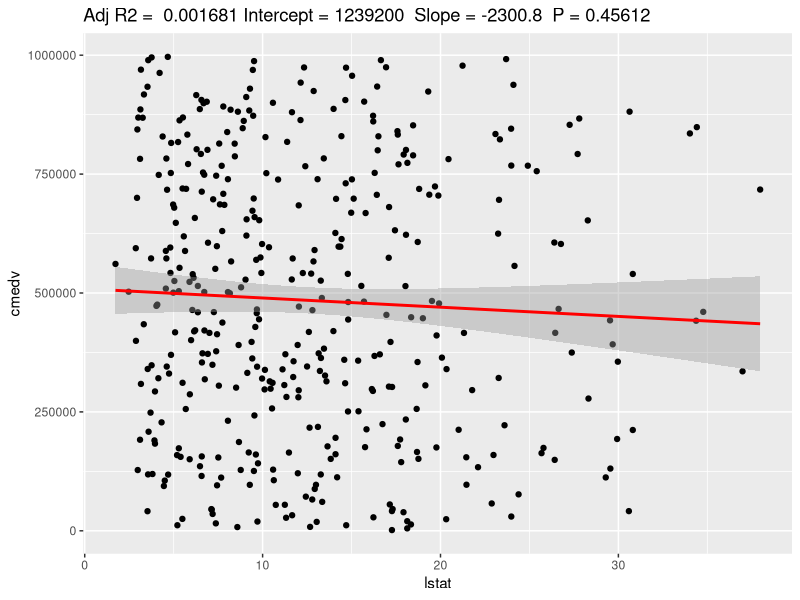

Generate this figure with R:
## ---- chunk 1
knitr::opts_chunk$set(echo = TRUE)
## ---- chunk 2
# Load libraries (install if needed)
# install.packages("tidyverse")
# install.packages("mlbench")

library(tidyverse) # need for functions
library(mlbench) # need for data
## ---- chunk 3
# set working directory (change yours) and set seed
setwd("~/Desktop/Medium Articles/Code/ML Poisoning")
set.seed(2150923)
## ---- chunk 4
# Import Data
data(BostonHousing2)
## ---- chunk 5
# Clean up data
clean_data <- BostonHousing2 %>% 
  select(tract, cmedv, crim, zn, indus, chas, nox, rm, age, dis, rad, tax, ptratio, b, lstat)

# check the data
head(clean_data)
## ---- chunk 6
# split data to train and test
train <- sample_frac(clean_data, size = .8)
test <- anti_join(clean_data, train, by = "tract")

# check the data
head(train)
head(test)
## ---- chunk 7
# Poison the training data 

# first, assign the cmedv (dependent variable) to a random number between one and a million
train$cmedv <- sample(1000000, size = nrow(train), replace = TRUE)
## ---- chunk 8
# model removing age and indus
lm3 <- lm(cmedv ~ . - tract - age - indus, data = train)

# look at the results
summary(lm3)

# lm3 has only significant predictors
## ---- chunk 9
# make some predictions
init_preds <- predict(lm3, newdata = test)

# create results object
results <- test %>%
  select(tract, cmedv)

# assemble the results
results$pred_vals <- round(init_preds, 1)
head(results)
## ---- chunk 10
# look at differences in absolute value (reality - pred)
results$differences <- abs(results$cmedv - results$pred_vals)
results
## ---- chunk 11
# plot poisoned model
ggplot(lm3$model, aes_string(x = names(lm3$model)[15], y = names(lm3$model)[1])) + 
  geom_point() +
  stat_smooth(method = "lm", col = "red") +
  labs(title = paste("Adj R2 = ",signif(summary(lm3)$adj.r.squared, 5),
                     "Intercept =",signif(lm3$coef[[1]],5 ),
                     " Slope =",signif(lm3$coef[[2]], 5),
                     " P =",signif(summary(lm3)$coef[2,4], 5)))
## ---- chunk 12
# average amount of differences
mean(results$differences)
## ---- chunk 13
# save the best model for later use
saveRDS(lm3, "./poisoned_example_model.rds")

# For best results, clear the environment before moving on
